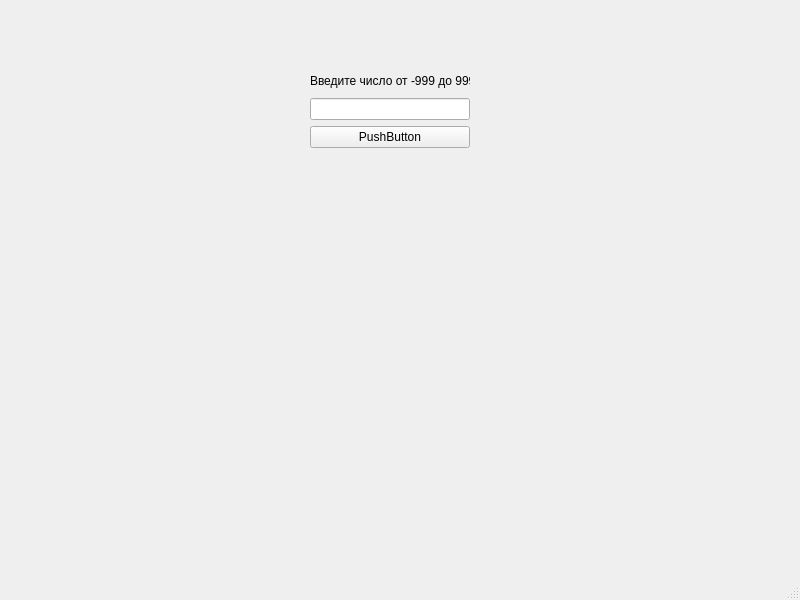
<?xml version="1.0" encoding="UTF-8"?>
<ui version="4.0">
 <class>MainWindow</class>
 <widget class="QMainWindow" name="MainWindow">
  <property name="geometry">
   <rect>
    <x>0</x>
    <y>0</y>
    <width>800</width>
    <height>600</height>
   </rect>
  </property>
  <property name="windowTitle">
   <string>MainWindow</string>
  </property>
  <widget class="QWidget" name="centralwidget">
   <widget class="QWidget" name="">
    <property name="geometry">
     <rect>
      <x>310</x>
      <y>70</y>
      <width>160</width>
      <height>78</height>
     </rect>
    </property>
    <layout class="QVBoxLayout" name="verticalLayout">
     <item>
      <widget class="QLabel" name="label">
       <property name="text">
        <string>Введите число от -999 до 999</string>
       </property>
      </widget>
     </item>
     <item>
      <widget class="QLineEdit" name="lineEdit"/>
     </item>
     <item>
      <widget class="QPushButton" name="pushButton">
       <property name="text">
        <string>PushButton</string>
       </property>
      </widget>
     </item>
    </layout>
   </widget>
  </widget>
  <widget class="QMenuBar" name="menubar">
   <property name="geometry">
    <rect>
     <x>0</x>
     <y>0</y>
     <width>800</width>
     <height>21</height>
    </rect>
   </property>
  </widget>
  <widget class="QStatusBar" name="statusbar"/>
 </widget>
 <resources/>
 <connections/>
</ui>
